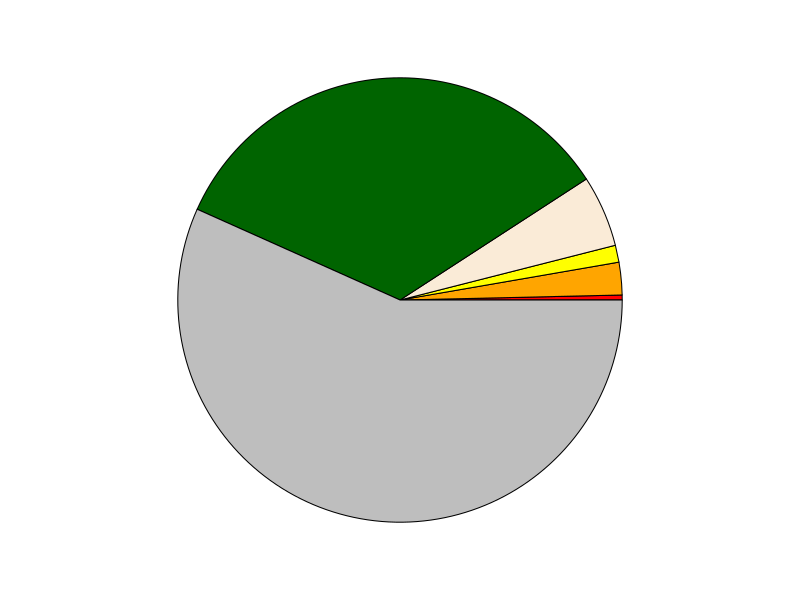

Write R code to recreate this figure.
## ---- chunk 1
knitr::opts_chunk$set(echo = TRUE)
## ---- chunk 2
n = 1942
par(mar = c(0,0,0,0))
pie(x = c(7/n, 46/n, 24/n, 101/n, 663/n, 1101/n) , 
    #labels = c("críticas", "amenazadas", "vulnerables", "casi amenazadas", "poco preocupantes", "datos deficientes"),
    labels = c("", "", "", "", "", ""),
    col = c("red", "orange", "yellow", "antiquewhite", "darkgreen", "grey"))
